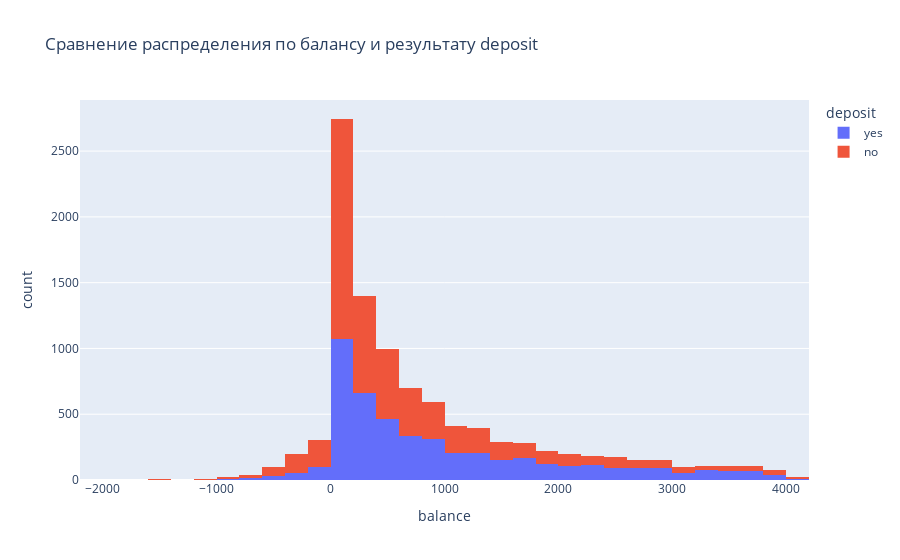

Notebook code for this chart:
### Code cell
# Сравнение распределения по балансу и результату deposit
px.histogram(
    data_frame=df_cleaned,
    x='balance',
    color='deposit',
    nbins=50,
    title=('Сравнение распределения по балансу и результату deposit')
)

### Figure 1 — Plotly figure (JSON) as saved in the notebook; plotly's stock layout.template omitted (floating-point values rounded to 4 significant figures; data arrays with more than 128 entries replaced by an {"elided": "..."} marker saying what was removed)
{"data": [{"alignmentgroup": "True", "bingroup": "x", "hovertemplate": "deposit=yes<br>balance=%{x}<br>count=%{y}<extra></extra>", "legendgroup": "yes", "marker": {"color": "#636efa", "pattern": {"shape": ""}}, "name": "yes", "nbinsx": 50, "offsetgroup": "yes", "orientation": "v", "showlegend": true, "type": "histogram", "x": {"elided": "4681 int values"}, "xaxis": "x", "yaxis": "y"}, {"alignmentgroup": "True", "bingroup": "x", "hovertemplate": "deposit=no<br>balance=%{x}<br>count=%{y}<extra></extra>", "legendgroup": "no", "marker": {"color": "#EF553B", "pattern": {"shape": ""}}, "name": "no", "nbinsx": 50, "offsetgroup": "no", "orientation": "v", "showlegend": true, "type": "histogram", "x": {"elided": "5424 int values"}, "xaxis": "x", "yaxis": "y"}], "layout": {"barmode": "relative", "legend": {"title": {"text": "deposit"}, "tracegroupgap": 0}, "title": {"text": "Сравнение распределения по балансу и результату deposit"}, "xaxis": {"anchor": "y", "domain": [0, 1], "title": {"text": "balance"}}, "yaxis": {"anchor": "x", "domain": [0, 1], "title": {"text": "count"}}}}
